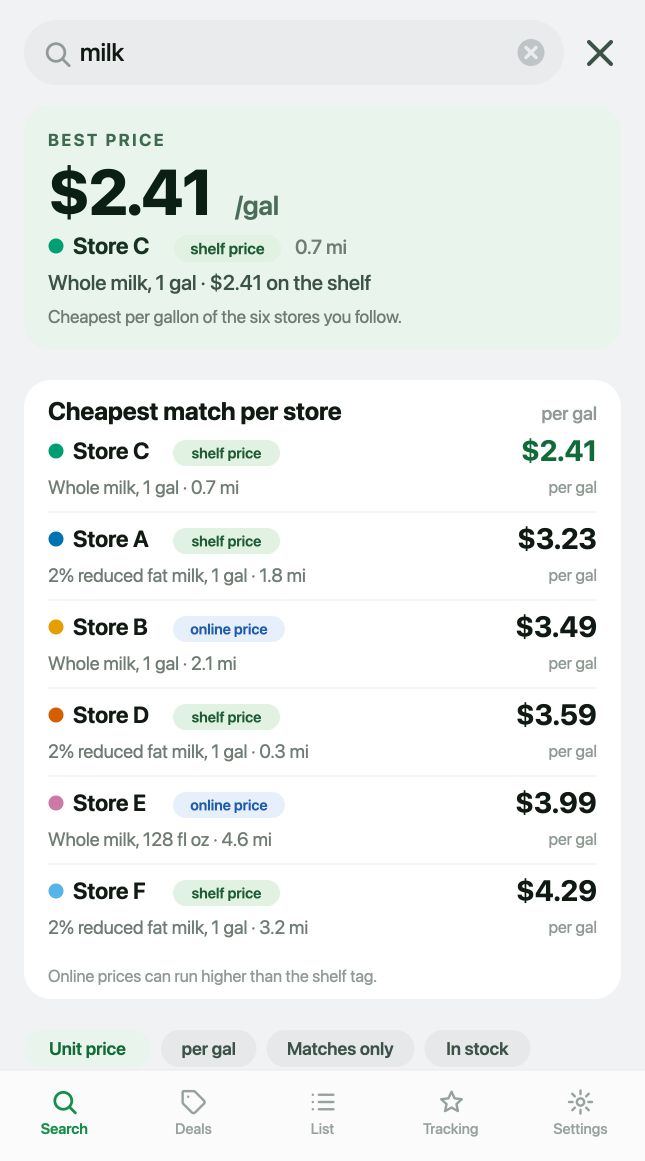
#> input picture site/img/iphone-max-search.png, 1290 x 2322 px (shown at 1/2 size)
$ python make-device-shots.py
#> lines starting #> are read from the running program, lines starting #| are printed output that depends on the picture; after the words box and inside, x2 and y2 are one past the last pixel; in counts of white or black regions, pixels touching at a corner belong together
#!/usr/bin/env python3
"""Builds the two framed-device images on the landing page, on Sprout's light mint field:

    site/img/devices-ipad-duo.png   REAL app screenshots on iPad and on iPhone Duo (below)
    site/img/iphone-duo.png         the two phone ILLUSTRATIONS (iphone-max-search.png and
                                    iphone-max-deal.png, built by make-phone-svg.py) side by side.
                                    This replaced make-duo.py, whose SVG pipeline needed macOS qlmanage.


Unlike the four phone illustrations (make-phone-svg.py), these are unretouched simulator frames
from marketing/screenshots/, placed in a drawn device outline on the site's brand field. Only
frames with no prices, no retailer names and no flyer artwork are used, because the captures
predate the round-3 pricing fixes and the site names no retailer (see site/img/README.md):

    iPad-13in/extra-search-home.png          the search home: staples, produce in season, how it compares
    iPhone-Duo-folded/01-search-idle.png     the same screen on the Duo's cover display
    iPhone-Duo-folded/06-shopping-list.png   the shopping list

When the price screens are re-shot on the fixed build, swap them in here.

    python3 site/tools/make-device-shots.py      (needs Pillow)
"""
from pathlib import Path

from PIL import Image, ImageDraw, ImageFilter

ROOT = Path(__file__).resolve().parents[2]
SHOTS = ROOT / 'marketing' / 'screenshots'
OUT = ROOT / 'site' / 'img' / 'devices-ipad-duo.png'

W, H = 1600, 1000
# Sprout (design/sprout/tokens.css): a light mint field, --sp-surface-soft at the top to --sp-mint at
# the bottom, and device outlines in --sp-ink. It was a saturated brand green, which the owner found
# too heavy against Sprout's white page.
TOP, BOTTOM = (0xF3, 0xFA, 0xF5), (0xE6, 0xF4, 0xEA)
BEZEL = (0x1E, 0x2A, 0x24)


def field():
    im = Image.new('RGB', (W, H))
#> im: PIL image 1600x1000 RGB; every value is 0
    d = ImageDraw.Draw(im)
    for y in range(H):  # vertical only: see make-site-images.sh on gradients and file size
        t = y / (H - 1)
        d.line([(0, y), (W, y)], fill=tuple(round(a + (b - a) * t) for a, b in zip(TOP, BOTTOM)))
    return im


def device(shot, width, bezel, radius):
    """A screenshot scaled to `width`, inside a plain rounded outline with a soft shadow."""
#> called with width = 440, bezel = 16, radius = 58
    src = Image.open(shot).convert('RGB')
#> src is the input picture: PIL image 1290x2322 RGB; mean R, G, B 236.8, 240.6, 238.8
    h = round(src.height * width / src.width)
#> h = 792
    screen = src.resize((width, h), Image.LANCZOS)
    ow, oh = width + 2 * bezel, h + 2 * bezel
#> ow = 472; oh = 824
    body = Image.new('RGBA', (ow, oh), (0, 0, 0, 0))
#> body: PIL image 472x824 RGBA; every value is 0
    ImageDraw.Draw(body).rounded_rectangle([0, 0, ow - 1, oh - 1], radius=radius, fill=BEZEL + (255,))
    mask = Image.new('L', (width, h), 0)
#> mask: PIL image 440x792 L; every value is 0
    ImageDraw.Draw(mask).rounded_rectangle([0, 0, width - 1, h - 1], radius=max(4, radius - bezel), fill=255)
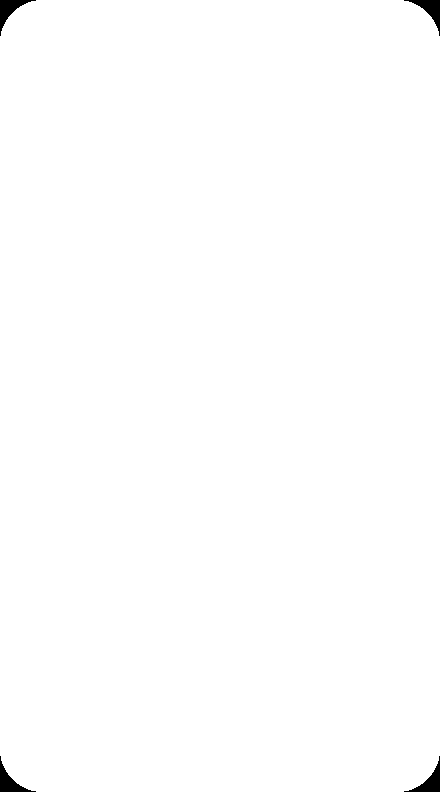
#> mask: PIL image 440x792 L; 99.5% white; 4 black regions, box (x1, y1, x2, y2) and area: (0, 0, 36, 36) 393, (404, 0, 440, 36) 393, (0, 756, 36, 792) 393, (404, 756, 440, 792) 393
    body.paste(screen, (bezel, bezel), mask)
    shadow = Image.new('RGBA', (ow + 80, oh + 80), (0, 0, 0, 0))
#> shadow: PIL image 552x904 RGBA; every value is 0
    ImageDraw.Draw(shadow).rounded_rectangle([40, 52, ow + 39, oh + 51], radius=radius, fill=(30, 42, 36, 45))
    shadow = shadow.filter(ImageFilter.GaussianBlur(22))
    shadow.alpha_composite(body, (40, 40))
    return shadow


def save(im, out):
    out_rgb = im.convert('RGB')
    # Brand-field PNGs stay under ~300 KB: a 256-colour palette is invisible at this size.
    out_rgb = out_rgb.quantize(colors=256, method=Image.Quantize.MEDIANCUT, dither=Image.Dither.NONE).convert('RGB')
    out_rgb.save(out, optimize=True)
    print(f'wrote {out.relative_to(ROOT)} ({out.stat().st_size // 1024} KB)')


def phones():
    im = field().convert('RGBA')
    img = ROOT / 'site' / 'img'
    a = device(img / 'iphone-max-search.png', 440, 16, 58)
    b = device(img / 'iphone-max-deal.png', 440, 16, 58)
#> call 2 of device, with width = 440, bezel = 16, radius = 58
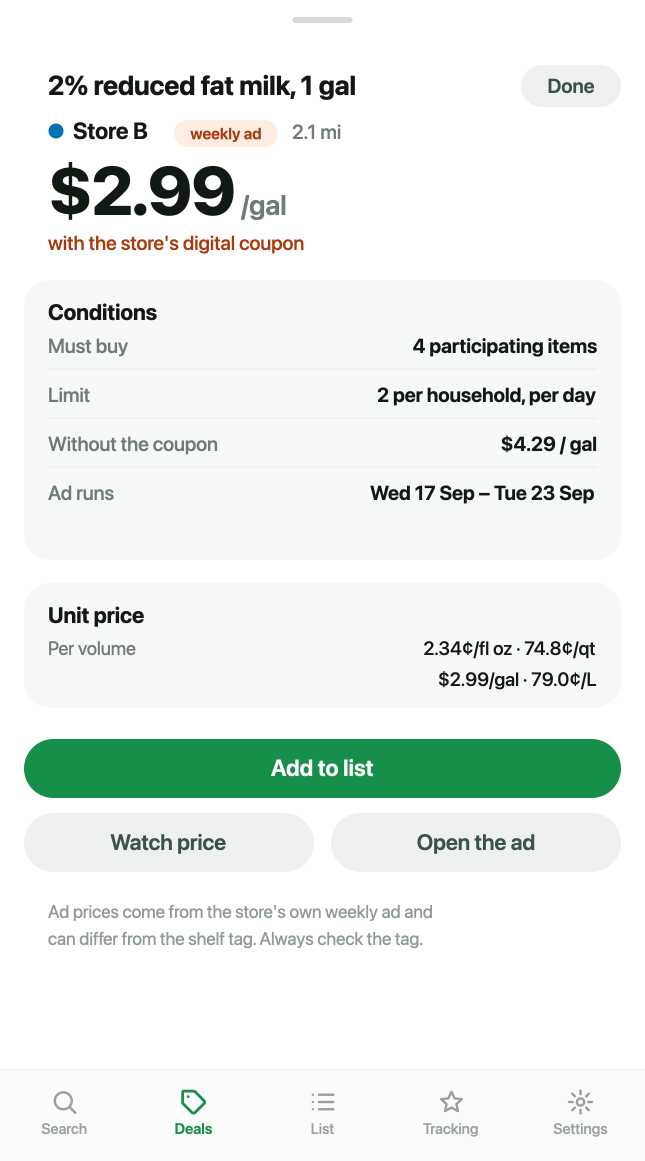
#> input picture site/img/iphone-max-deal.png, 1290 x 2322 px (shown at 1/2 size)
#> in device, src is the input picture: PIL image 1290x2322 RGB; mean R, G, B 233.6, 239.6, 236.5
    gap = 60
    x = (W - (a.width - 80) - (b.width - 80) - gap) // 2 - 40
#> x = 258
    y = 70
    im.alpha_composite(a, (x, y))
    im.alpha_composite(b, (x + a.width - 80 + gap, y))
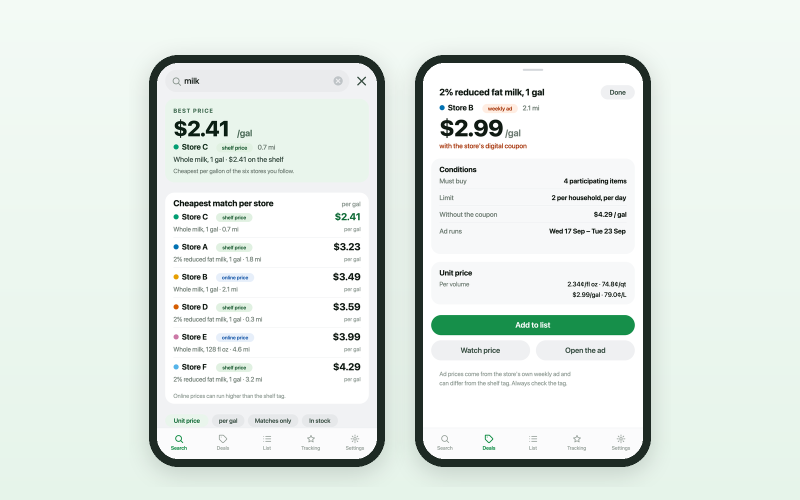
#> im: PIL image 1600x1000 RGBA (shown at 1/2 size); mean R, G, B, A 224.8, 232.8, 227.6, 255
    save(im, img / 'iphone-duo.png')


def main():
    phones()
    im = field().convert('RGBA')
    ipad = device(SHOTS / 'iPad-13in' / 'extra-search-home.png', 560, 22, 44)
#> call 3 of device, with width = 560, bezel = 22, radius = 44
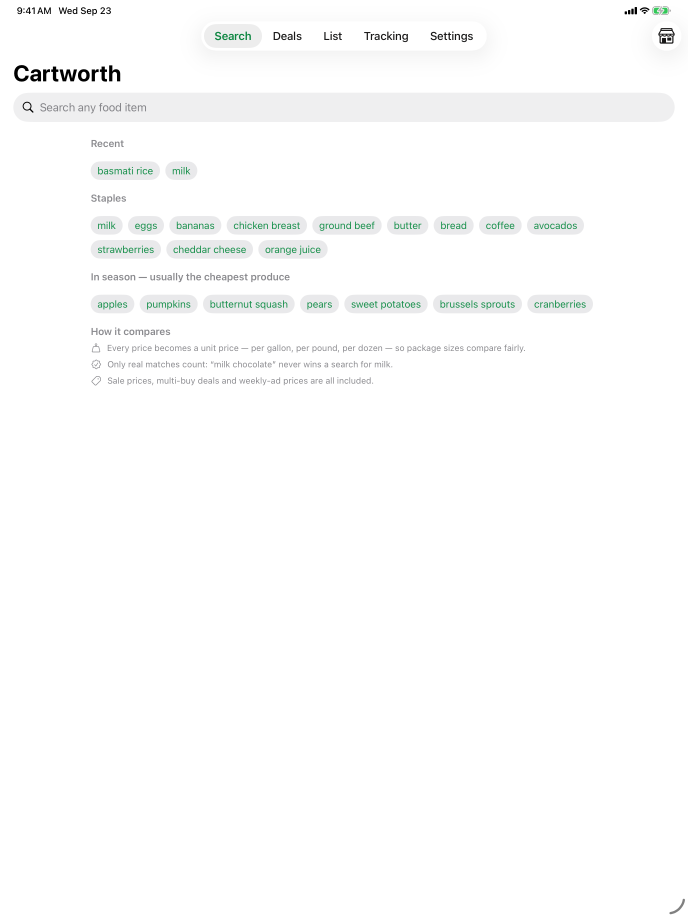
#> input picture marketing/screenshots/iPad-13in/extra-search-home.png, 2064 x 2752 px (shown at 1/3 size)
#> in device, src is the input picture: PIL image 2064x2752 RGB; mean R, G, B 251.8, 252.2, 252.1
#> in device (call 3), `body = Image.new('RGBA', (ow, oh), (0, 0, 0, 0))`: body: PIL image 604x791 RGBA; every value is 0
#> in device (call 3), `ImageDraw.Draw(body).rounded_rectangle([0, 0, ow - 1, oh - 1], radius=..`:
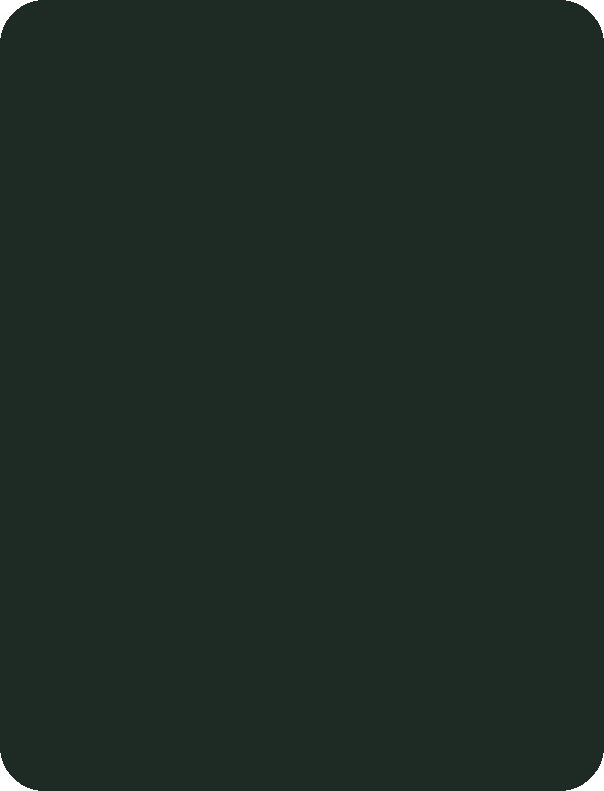
#> body: PIL image 604x791 RGBA; mean R, G, B, A 29.9, 41.8, 35.9, 254.1; transparent parts drawn white
#> in device (call 3), `mask = Image.new('L', (width, h), 0)`: mask: PIL image 560x747 L; every value is 0
#> in device (call 3), `ImageDraw.Draw(mask).rounded_rectangle([0, 0, width - 1, h - 1], radiu..`: mask: PIL image 560x747 L; 99.9% white; 4 black regions, box (x1, y1, x2, y2) and area: (0, 0, 18, 18) 111, (542, 0, 560, 18) 111, (0, 729, 18, 747) 111, (542, 729, 560, 747) 111
#> in device (call 3), `shadow = Image.new('RGBA', (ow + 80, oh + 80), (0, 0, 0, 0))`: shadow: PIL image 684x871 RGBA; every value is 0
    duo_a = device(SHOTS / 'iPhone-Duo-folded' / '01-search-idle.png', 300, 14, 46)
#> call 4 of device, with width = 300, bezel = 14, radius = 46
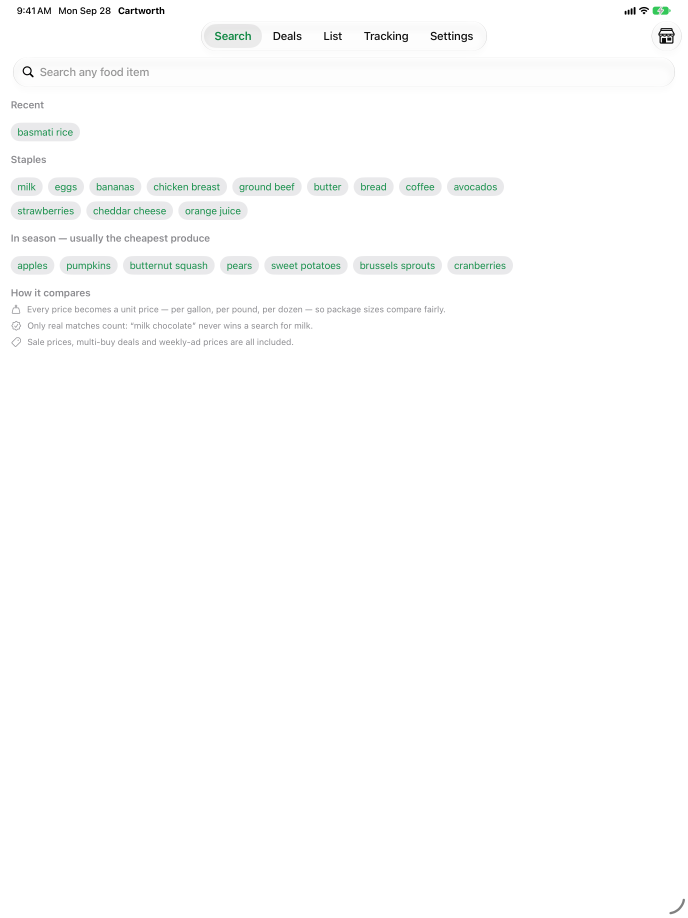
#> input picture marketing/screenshots/2026-09-28-ipad/01-search-idle.png, 2064 x 2752 px, found by its file name (shown at 1/3 size)
#> in device, src is the input picture: PIL image 2064x2752 RGB; mean R, G, B 252.4, 252.8, 252.7
#> in device (call 4), `body = Image.new('RGBA', (ow, oh), (0, 0, 0, 0))`: body: PIL image 328x428 RGBA; every value is 0
#> in device (call 4), `mask = Image.new('L', (width, h), 0)`: mask: PIL image 300x400 L; every value is 0
#> in device (call 4), `ImageDraw.Draw(mask).rounded_rectangle([0, 0, width - 1, h - 1], radiu..`: mask: PIL image 300x400 L; 99.2% white; 4 black regions, box (x1, y1, x2, y2) and area: (0, 0, 27, 27) 230, (273, 0, 300, 27) 230, (0, 373, 27, 400) 230, (273, 373, 300, 400) 230
#> in device (call 4), `shadow = Image.new('RGBA', (ow + 80, oh + 80), (0, 0, 0, 0))`: shadow: PIL image 408x508 RGBA; every value is 0
#> in device (call 4), `shadow.alpha_composite(body, (40, 40))`:
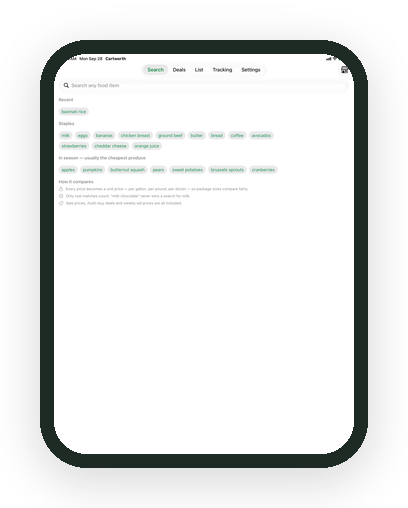
#> shadow: PIL image 408x508 RGBA; mean R, G, B, A 149.7, 151.8, 150.8, 173.3; transparent parts drawn white
    duo_b = device(SHOTS / 'iPhone-Duo-folded' / '06-shopping-list.png', 300, 14, 46)
    y_ipad = (H - ipad.height) // 2
    im.alpha_composite(ipad, (150, y_ipad))
    y_duo = (H - duo_a.height) // 2
    im.alpha_composite(duo_a, (840, y_duo + 40))
    im.alpha_composite(duo_b, (1170, y_duo - 20))
    save(im, OUT)


def real(iphone_a, iphone_b, ipad):
    """--real: the same two images from REAL simulator frames (scripts/capture-site-shots.sh).
    iphone_a and iphone_b go side by side in iphone-duo.png; ipad replaces the iPad in
    devices-ipad-duo.png, beside the two iPhone frames. Look at every frame before running this:
    what goes on the website is a published price."""
    im = field().convert('RGBA')
    a = device(Path(iphone_a), 400, 16, 60)
    b = device(Path(iphone_b), 400, 16, 60)
    gap = 60
    x = (W - (a.width - 80) - (b.width - 80) - gap) // 2 - 40
    y = max(10, (H - a.height) // 2)
    im.alpha_composite(a, (x, y))
    im.alpha_composite(b, (x + a.width - 80 + gap, y))
    save(im, ROOT / 'site' / 'img' / 'iphone-duo.png')
    im = field().convert('RGBA')
    pad = device(Path(ipad), 600, 22, 44)
    im.alpha_composite(pad, (110, (H - pad.height) // 2))
    for i, f in enumerate((iphone_a, iphone_b)):
        ph = device(Path(f), 250, 12, 40)
        im.alpha_composite(ph, (850 + i * 330, (H - ph.height) // 2 + (30 if i == 0 else -30)))
    save(im, OUT)


if __name__ == '__main__':
    import sys
    if len(sys.argv) == 5 and sys.argv[1] == '--real':
        real(*sys.argv[2:])
    else:
#> (the run stopped early here; a loop or call above may not have finished)
